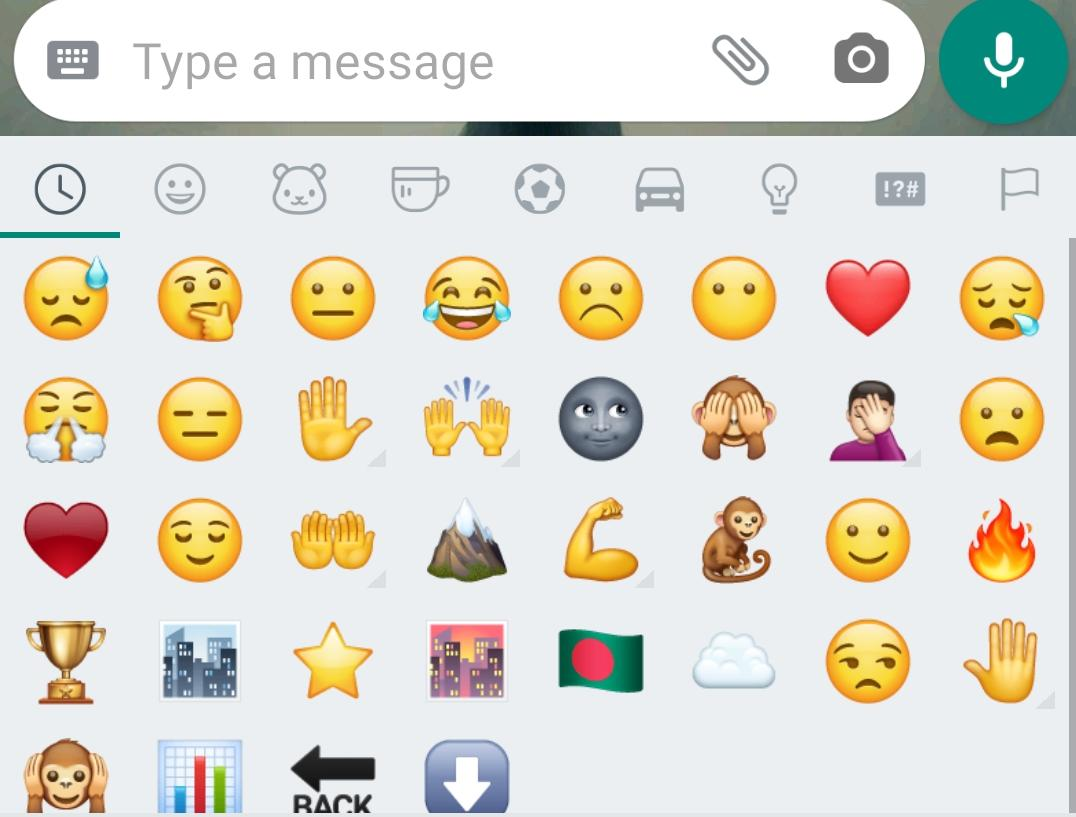
#> input picture resource/screenshots/Abhirup.jpeg, 1076 x 817 px, given as the content of the folder resource/screenshots/../../resource/screenshots/Abhirup.jpeg, which was not available
$ python blur_image.py ../../resource/screenshots/Abhirup.jpeg
#> lines starting #> are read from the running program, lines starting #| are printed output that depends on the picture
# Blurs the upper part of the screenshots

import os
import cv2
import sys
import numpy as np
import matplotlib.pyplot as plt

kernel = np.ones((5,5),np.float32)/25
k = 20

name = sys.argv[1] + '.jpeg'
file_path = '../../resource/screenshots/' + sys.argv[1] + '.jpeg'

if name in os.listdir('../../resource/screenshots/'):

	img = cv2.imread(file_path)

	n_row = (img.shape[0]//2)

	for i in range(k):
	    img[:n_row, :] = cv2.filter2D(img[:n_row, :],-1,kernel)

	#plt.figure(figsize=(12,10))
	#plt.imshow(cv2.cvtColor(img, cv2.COLOR_BGR2RGB))
	#plt.show()
	directory = '../../resource/screenshots'
	os.chdir(directory)

	filename = sys.argv[1] + '.jpeg'
	cv2.imwrite(filename, img)

else:
	file_name = '../../resource/screenshots/' + str(sys.argv[1])

	for i in os.listdir(file_name):

	    file_path = os.path.join(file_name, i)
	    img = cv2.imread(file_path)
#> img is the input picture: shape (817, 1076, 3); mean B, G, R 207.7, 218.9, 222.1

	    n_row = (img.shape[0]//2)
#> n_row = 408

	    for j in range(k):
            	img[:n_row, :] = cv2.filter2D(img[:n_row, :],-1,kernel)
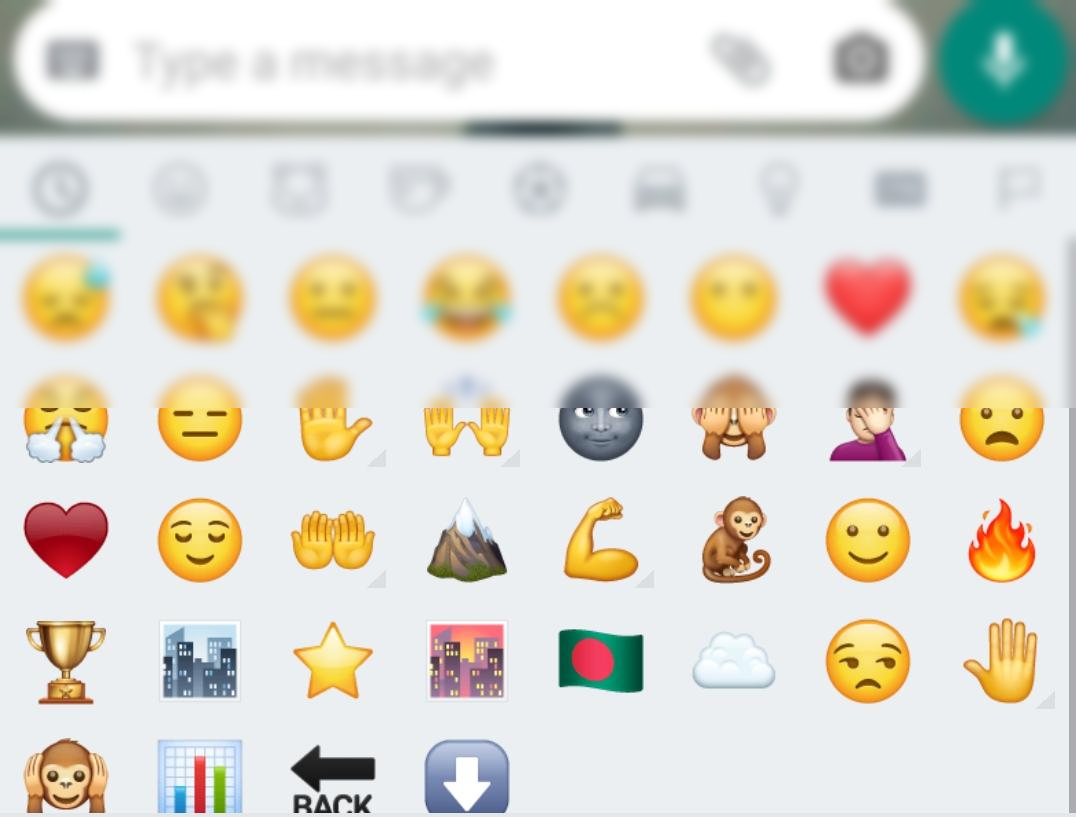
#> img: shape (817, 1076, 3); mean B, G, R 207.8, 219, 222.1

	    #plt.figure(figsize=(12,10))
	    #plt.imshow(cv2.cvtColor(img, cv2.COLOR_BGR2RGB))
	    #plt.show()

	    cwd = os.getcwd()

	    directory = '../../resource/screenshots/' + str(sys.argv[1])
	    os.chdir(directory)

	    filename = str(i).split('.')[0] + '.jpeg'
	    cv2.imwrite(filename, img)

	    os.chdir(cwd)

$ run again, on resource/screenshots/Ipsita.jpeg
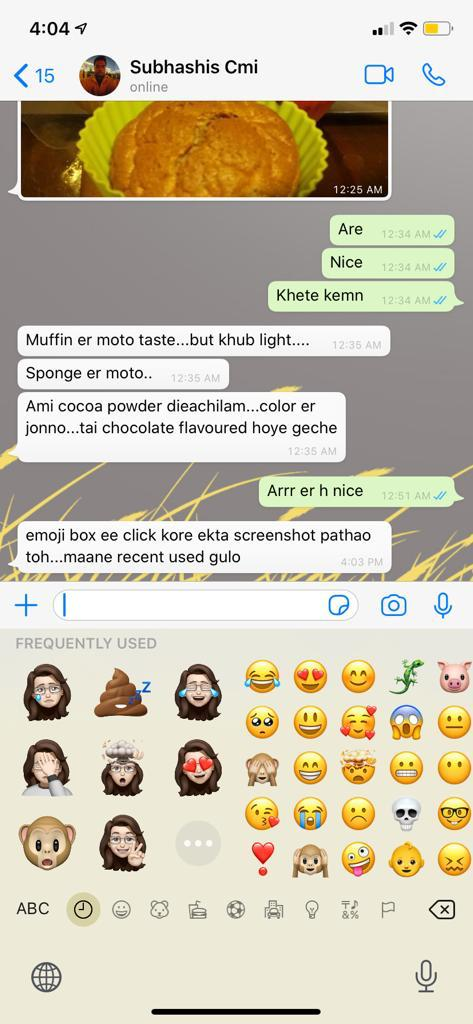
#> input picture resource/screenshots/Ipsita.jpeg, 473 x 1024 px, given as the content of the folder /resource/screenshots/../../resource/screenshots/Ipsita.jpeg, which was not available
#> img is the input picture: shape (1024, 473, 3); mean B, G, R 175.3, 194.2, 201.4
#> after the loop `for j in range(k):`:
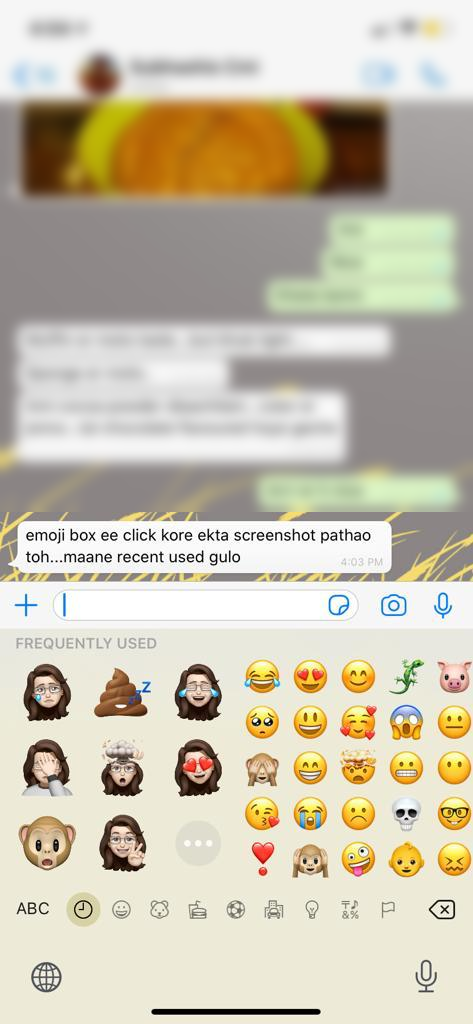
#> img: shape (1024, 473, 3); mean B, G, R 175.3, 194.2, 201.4
